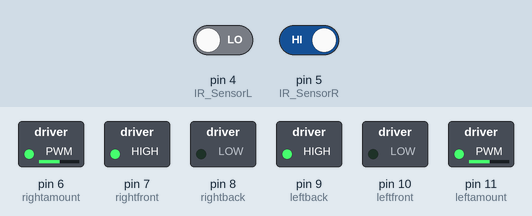
The sketch below on a simulated Arduino Uno, built with avr-gcc and run on an emulated ATmega328P. Parts: switched loads named in the sketch (green lamp = pin HIGH). Inputs (shaded band) come from the test bench; at power-on: pin 4 (IR_SensorL) LOW, pin 5 (IR_SensorR) HIGH.

Above: at 1.2 s.
1.3 s: pin 4 (IR_SensorL) driven HIGH
At 2.4 s:
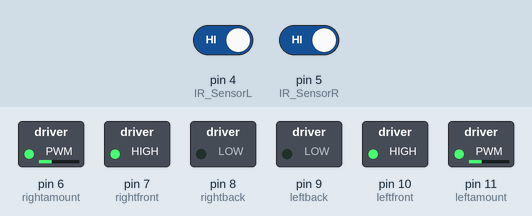
2.8 s: pin 5 (IR_SensorR) driven LOW
At 3.6 s:
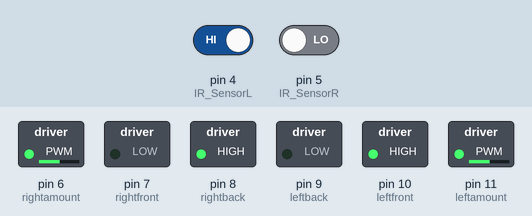
4.3 s: pin 4 (IR_SensorL) driven LOW
At 4.7 s:
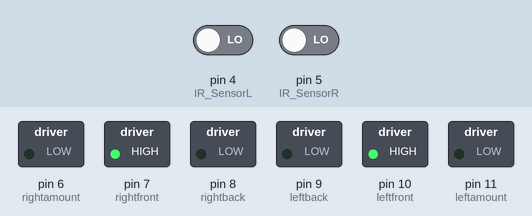
5.8 s: pin 5 (IR_SensorR) driven HIGH
At 7.1 s:
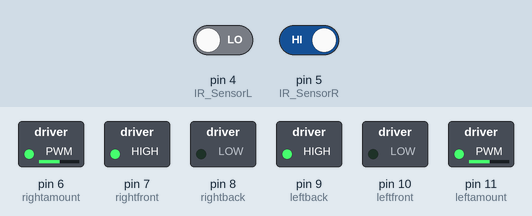
Timing chart, 0 to 8.3 s (numbered marks = the images above; inputs shaded):
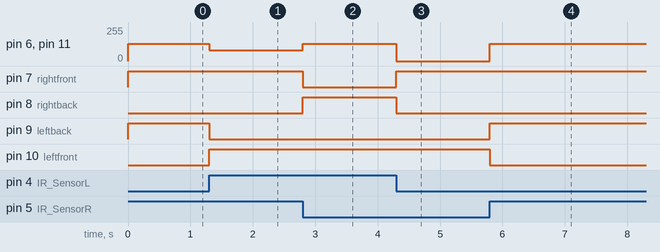

Measured:
- after the input at 1.3 s, pin 6 (rightamount), pin 11 (leftamount): 130/255 → 80/255 at once; pin 9 (leftback): HIGH → LOW at once; pin 10 (leftfront): LOW → HIGH at once
- after the input at 2.8 s, pin 6 (rightamount), pin 11 (leftamount): 80/255 → 130/255 at once; pin 7 (rightfront): HIGH → LOW at once; pin 8 (rightback): LOW → HIGH at once
- after the input at 4.3 s, pin 6 (rightamount), pin 11 (leftamount): 130/255 → 0/255 at once; pin 7 (rightfront): LOW → HIGH at once; pin 8 (rightback): HIGH → LOW at once
- after the input at 5.8 s, pin 6 (rightamount), pin 11 (leftamount): 0/255 → 130/255 at once; pin 9 (leftback): LOW → HIGH at once; pin 10 (leftfront): HIGH → LOW at once

The sketch:

line_following_car.ino
```cpp
#include <Wire.h>

int IR_SensorL = 4; //Grey    Left  IR
int IR_SensorR = 5; //Purple  Right IR


int rightamount = 6;  //Blue   EnA PWM
int rightfront = 7;    //Green  In1
int rightback = 8;   //Yellow In2

int leftback = 9 ;   //Orange In3
int leftfront = 10 ;   //Red    In4
int leftamount = 11;  //Brown  EnB PWM


void setup()
{
  //Set all IR Sensor Pins to Input
  pinMode(IR_SensorL, INPUT);
  pinMode(IR_SensorR, INPUT) ;

  //Set all the motor control pins to outputs
  pinMode(rightamount,OUTPUT);
  pinMode(rightback,  OUTPUT);
  pinMode(rightfront, OUTPUT);
  pinMode(leftfront,  OUTPUT);
  pinMode(leftback,   OUTPUT);
  pinMode(leftamount, OUTPUT);
}


void loop(){
  //Line Following Code
  lineFollowing();
}


//wheels shortcut function to use in lineFollowing() function later
void leftWheels(int amount, bool value){
  analogWrite(leftamount, amount);
  digitalWrite(leftfront, value);
  digitalWrite(leftback,  value - 1);
}
void rightWheels(int amount, bool value){
  analogWrite(rightamount, amount);
  digitalWrite(rightfront, value);
  digitalWrite(rightback, value - 1);
}


void lineFollowing(){
  //Set to always read IR Sensors
  int IR_SensorValueL = digitalRead(IR_SensorL);
  int IR_SensorValueR = digitalRead(IR_SensorR);

  //stop
  if(IR_SensorValueR == 0 && IR_SensorValueL == 0){
    leftWheels(0, 1);
    rightWheels(0, 1);
  }

  //forward
  else if (IR_SensorValueR == 1 && IR_SensorValueL == 1){
    leftWheels(80, 1);
    rightWheels(80, 1);
  }

  //left Turn
  else if(IR_SensorValueR == 0 && IR_SensorValueL == 1){
    leftWheels(130, 1);
    rightWheels(130, 0);
  }

  //right Turn
  else if(IR_SensorValueR == 1 && IR_SensorValueL == 0){
    leftWheels(130, 0);
    rightWheels(130, 1);
  }
}
```
